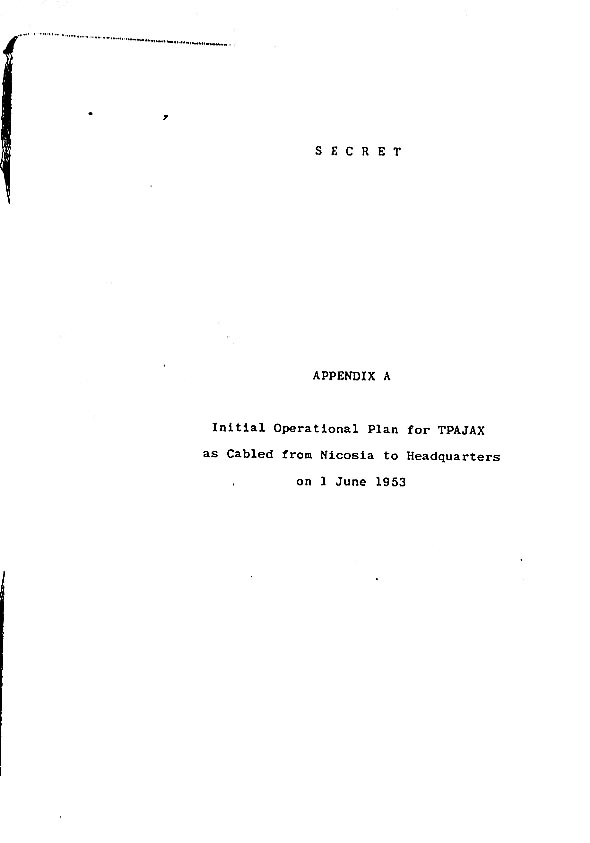
#> input picture mb-unredacted/iran-cia-appendix-a/page_0.png, 590 x 843 px
$ python detect_vectorRedactions.py iran-cia-appendix-a/page_0.png
#> lines starting #> are read from the running program, lines starting #| are printed output that depends on the picture; after the words box and inside, x2 and y2 are one past the last pixel; in counts of white or black regions, pixels touching at a corner belong together
#!/usr/bin/env python3
"""
Detect if a PDF or PNG file contains redacted content.
Output: Single line with filename, redaction status, stats.
"""

import pdfplumber
import cv2
import numpy as np
from pathlib import Path
import sys

# [42 lines left out: function detect_redactions_in_pdf, not called in this run]

def detect_redactions_in_png(png_path, threshold=50):
    """Detect redactions in a PNG by analyzing dark pixel regions."""
    try:
        img = cv2.imread(str(png_path), cv2.IMREAD_GRAYSCALE)
        if img is None:
            return {'has_redactions': None, 'error': 'Could not read PNG'}

        height, width = img.shape
        total_pixels = height * width

        dark_pixels = np.where(img < threshold)
        dark_count = len(dark_pixels[0])

        if dark_count > 0:
            binary_mask = cv2.threshold(img, threshold, 255, cv2.THRESH_BINARY_INV)[1]
            contours, _ = cv2.findContours(binary_mask, cv2.RETR_EXTERNAL, cv2.CHAIN_APPROX_SIMPLE)

            large_contours = []
            for contour in contours:
                area = cv2.contourArea(contour)
                if area > (total_pixels * 0.001):
                    large_contours.append(area)

            if len(large_contours) > 0:
                dark_percentage = (dark_count / total_pixels) * 100
                return {
                    'has_redactions': True,
                    'status': 'REDACTIONS DETECTED',
                    'regions': len(large_contours),
                    'percentage': dark_percentage
                }

        return {
            'has_redactions': False,
            'status': 'NO REDACTIONS',
            'regions': 0,
            'percentage': 0.0
        }

    except Exception as e:
        return {
            'has_redactions': None,
            'error': str(e)
        }

def check_file(file_path):
    """Check if a file contains redactions."""
    path = Path(file_path)

    if not path.exists():
        return {
            'file': path.name,
            'error': 'File not found'
        }

    if path.suffix.lower() == '.pdf':
        result = detect_redactions_in_pdf(path)
        result['file'] = path.name
        result['file_type'] = 'PDF'
        return result

    elif path.suffix.lower() in ['.png', '.jpg', '.jpeg', '.tiff']:
        result = detect_redactions_in_png(path)
        result['file'] = path.name
        result['file_type'] = 'PNG'
        return result

    else:
        return {'file': path.name, 'error': f'Unsupported type: {path.suffix}'}

def format_result(result):
    """Format result as single-line output."""
    filename = result.get('file', 'Unknown')

    if 'error' in result:
        return f"{filename} -- ERROR: {result['error']}"

    file_type = result.get('file_type', '')
    status = result.get('status', 'UNKNOWN')

    if file_type == 'PDF':
        pages = result.get('pages', 0)
        percentage = result.get('percentage', 0)
        boxes = result.get('boxes', 0)

        if pages > 0:
            return f"{filename} -- {status} -- {pages} redacted pages, {percentage:.1f}% -- boxes={boxes}"
        else:
            return f"{filename} -- {status}"

    elif file_type == 'PNG':
        regions = result.get('regions', 0)
        percentage = result.get('percentage', 0)

        if regions > 0:
            return f"{filename} -- {status} -- {regions} regions, {percentage:.1f}%"
        else:
            return f"{filename} -- {status}"

    return f"{filename} -- {status}"

def main():
    """Main entry point."""
    if len(sys.argv) < 2:
        print("Usage: python3 detect_redactions.py <file1.pdf> [file2.png] [...]")
        return

    files = sys.argv[1:]

    for file_arg in files:
        if '*' in file_arg:
            from glob import glob
            matching_files = glob(file_arg)
            if not matching_files:
                continue
            for f in sorted(matching_files):
                result = check_file(f)
                print(format_result(result))
        else:
            result = check_file(file_arg)
#> in detect_redactions_in_png, img is the input picture: shape (843, 590); min 0, max 255, mean 252.8
#> in detect_redactions_in_png, `dark_pixels = np.where(img < threshold)`: dark_pixels = 3623 positions, rows 33 to 775, columns 0 to 521
#> in detect_redactions_in_png, `dark_count = len(dark_pixels[0])`: dark_count = 3623
#> in detect_redactions_in_png, `binary_mask = cv2.threshold(img, threshold, 255, cv2.THRESH_BINARY_INV..`:
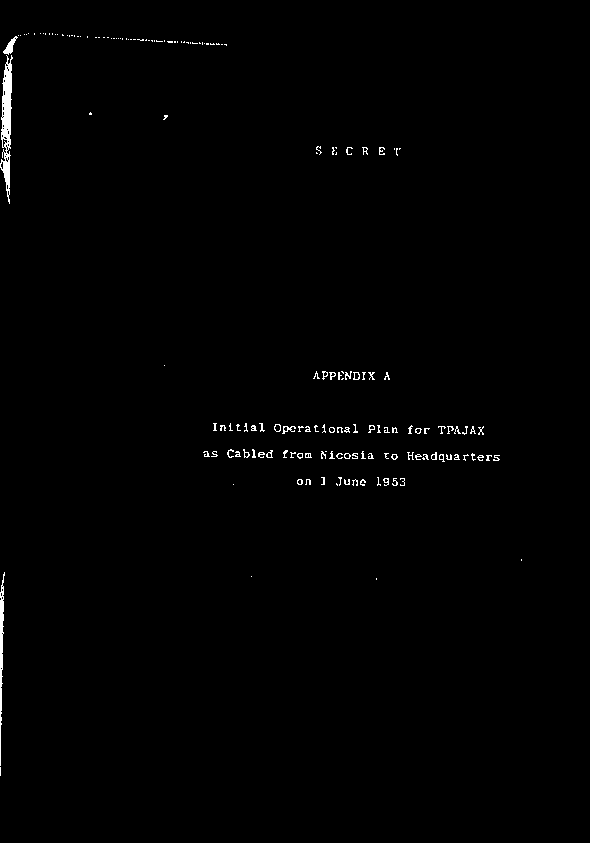
#> binary_mask: shape (843, 590); 0.73% white; 168 white regions (103 under 20 px)
#> in detect_redactions_in_png, `contours, _ = cv2.findContours(binary_mask, cv2.RETR_EXTERNAL, cv2.CHA..`: contours = 168 contours, 148 with area under 20; largest, box (x1, y1, x2, y2) and area: (0, 55, 13, 204) 883, (0, 572, 5, 766) 249, (3, 36, 18, 55) 90, (274, 424, 281, 432) 38, (353, 372, 360, 380) 35
#> the loop in detect_redactions_in_png, `for contour in contours:` made 168 passes
#> area on passes 4, 12, 26: 249, 23, 21
#> after the loop in detect_redactions_in_png, `for contour in contours:`: large_contours = [883]
#> in detect_redactions_in_png, `dark_percentage = (dark_count / total_pixels) * 100`: dark_percentage = 0.728
#> in check_file, `result = detect_redactions_in_png(path)`: result = {'has_redactions': True, 'status': 'REDACTIONS DETECTED', 'regions': 1, 'percentage': 0.728}
#> result = {'has_redactions': True, 'status': 'REDACTIONS DETECTED', 'regions': 1, 'percentage': 0.728, 'file': 'page_0.png', 'file_type': 'PNG'}
            print(format_result(result))
#> in format_result, `filename = result.get('file', 'Unknown')`: filename = 'page_0.png'
#> in format_result, `file_type = result.get('file_type', '')`: file_type = 'PNG'
#> in format_result, `status = result.get('status', 'UNKNOWN')`: status = 'REDACTIONS DETECTED'
#> in format_result, `regions = result.get('regions', 0)`: regions = 1
#> in format_result, `percentage = result.get('percentage', 0)`: percentage = 0.728
#| page_0.png -- REDACTIONS DETECTED -- 1 regions, 0.7%

if __name__ == '__main__':
    main()

$ run again, on mb-unredacted/iran-cia-appendix-a/page_3.png
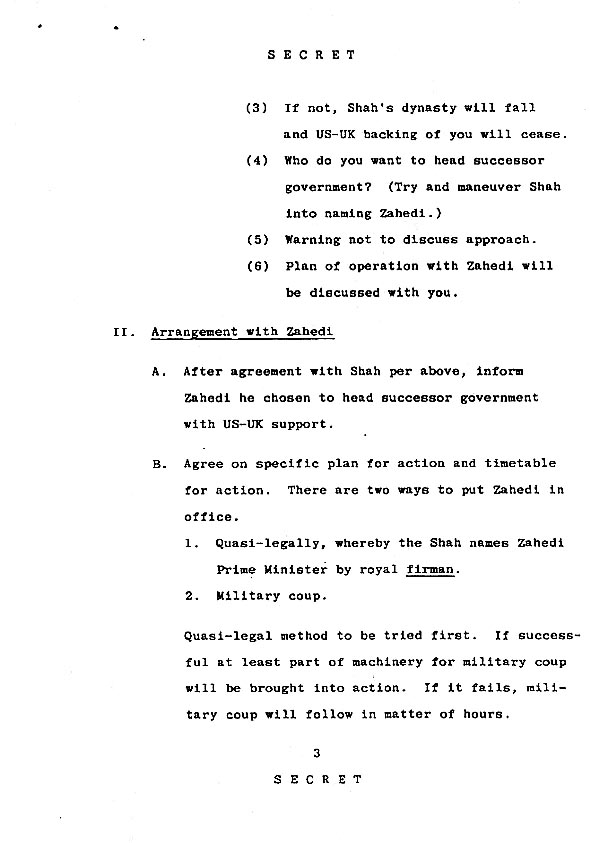
#> input picture mb-unredacted/iran-cia-appendix-a/page_3.png, 590 x 843 px
#> in detect_redactions_in_png, img is the input picture: shape (843, 590); min 0, max 255, mean 245.4
#> dark_pixels = 15620 positions, rows 24 to 817, columns 38 to 579
#> dark_count = 15620
#> in detect_redactions_in_png, `binary_mask = cv2.threshold(img, threshold, 255, cv2.THRESH_BINARY_INV..`:
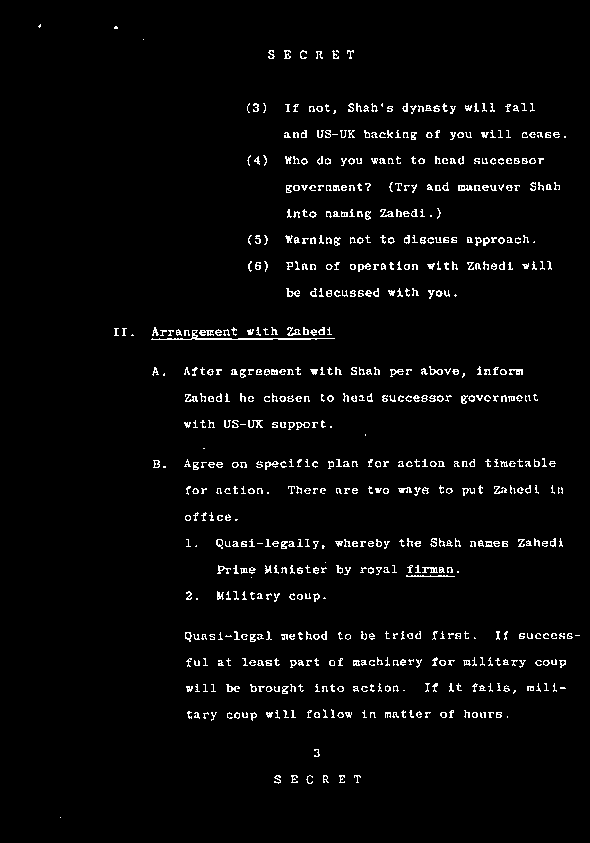
#> binary_mask: shape (843, 590); 3.1% white in thin lines or dots, all inside (x1, y1, x2, y2) = (38, 24, 580, 818)
#> contours = 677 contours, 532 with area under 20; largest, box (x1, y1, x2, y2) and area: (151, 330, 335, 340) 152, (429, 366, 443, 375) 51, (296, 422, 310, 430) 48, (458, 185, 473, 191) 46, (358, 263, 371, 272) 43
#> the loop in detect_redactions_in_png, `for contour in contours:` made 677 passes
#> area on passes 10, 14, 15: 23.5, 23, 26.5
#> after the loop in detect_redactions_in_png, `for contour in contours:`: large_contours = []
